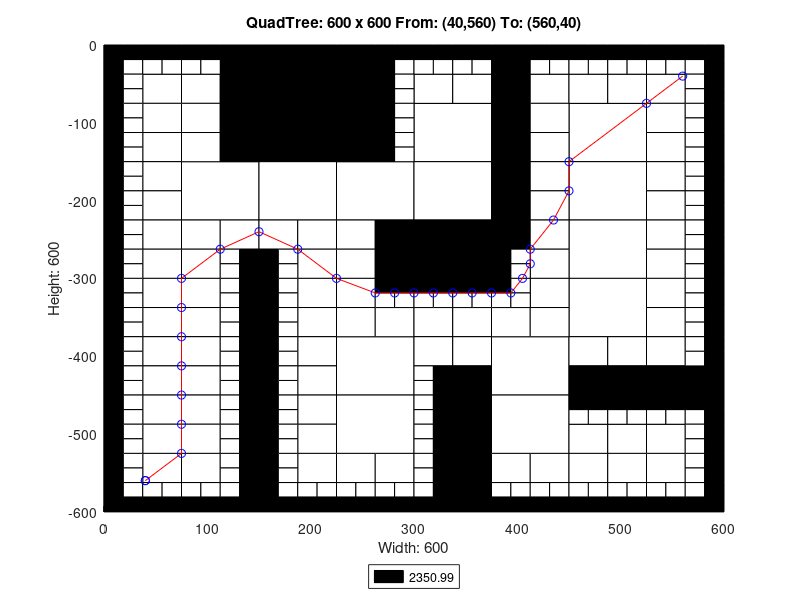

Source code (MATLAB):
axis([0 600 -600 0]);
title('QuadTree: 600 x 600 From: (40,560) To: (560,40)');
xlabel('Width: 600');
ylabel('Height: 600');
rectangle('Position',[150 -75 75 75], 'FaceColor',[0 0 0]);
rectangle('Position',[150 -150 75 75], 'FaceColor',[0 0 0]);
rectangle('Position',[75 -225 75 75], 'FaceColor',[1 1 1]);
rectangle('Position',[150 -225 75 75], 'FaceColor',[1 1 1]);
rectangle('Position',[225 -225 75 75], 'FaceColor',[1 1 1]);
rectangle('Position',[300 -150 75 75], 'FaceColor',[1 1 1]);
rectangle('Position',[450 -150 75 75], 'FaceColor',[1 1 1]);
rectangle('Position',[300 -225 75 75], 'FaceColor',[1 1 1]);
rectangle('Position',[300 -300 75 75], 'FaceColor',[0 0 0]);
rectangle('Position',[450 -225 75 75], 'FaceColor',[1 1 1]);
rectangle('Position',[450 -300 75 75], 'FaceColor',[1 1 1]);
rectangle('Position',[225 -450 75 75], 'FaceColor',[1 1 1]);
rectangle('Position',[225 -525 75 75], 'FaceColor',[1 1 1]);
rectangle('Position',[375 -450 75 75], 'FaceColor',[1 1 1]);
rectangle('Position',[450 -375 75 75], 'FaceColor',[1 1 1]);
rectangle('Position',[375 -525 75 75], 'FaceColor',[1 1 1]);
rectangle('Position',[37.5 -75 37.5 37.5], 'FaceColor',[1 1 1]);
rectangle('Position',[112.5 -37.5 37.5 37.5], 'FaceColor',[0 0 0]);
rectangle('Position',[75 -75 37.5 37.5], 'FaceColor',[1 1 1]);
rectangle('Position',[112.5 -75 37.5 37.5], 'FaceColor',[0 0 0]);
rectangle('Position',[37.5 -112.5 37.5 37.5], 'FaceColor',[1 1 1]);
rectangle('Position',[37.5 -150 37.5 37.5], 'FaceColor',[1 1 1]);
rectangle('Position',[75 -112.5 37.5 37.5], 'FaceColor',[1 1 1]);
rectangle('Position',[112.5 -112.5 37.5 37.5], 'FaceColor',[0 0 0]);
rectangle('Position',[75 -150 37.5 37.5], 'FaceColor',[1 1 1]);
rectangle('Position',[112.5 -150 37.5 37.5], 'FaceColor',[0 0 0]);
rectangle('Position',[225 -37.5 37.5 37.5], 'FaceColor',[0 0 0]);
rectangle('Position',[225 -75 37.5 37.5], 'FaceColor',[0 0 0]);
rectangle('Position',[225 -112.5 37.5 37.5], 'FaceColor',[0 0 0]);
rectangle('Position',[225 -150 37.5 37.5], 'FaceColor',[0 0 0]);
rectangle('Position',[37.5 -187.5 37.5 37.5], 'FaceColor',[1 1 1]);
rectangle('Position',[37.5 -225 37.5 37.5], 'FaceColor',[1 1 1]);
rectangle('Position',[37.5 -262.5 37.5 37.5], 'FaceColor',[1 1 1]);
rectangle('Position',[37.5 -300 37.5 37.5], 'FaceColor',[1 1 1]);
rectangle('Position',[75 -262.5 37.5 37.5], 'FaceColor',[1 1 1]);
rectangle('Position',[112.5 -262.5 37.5 37.5], 'FaceColor',[1 1 1]);
rectangle('Position',[75 -300 37.5 37.5], 'FaceColor',[1 1 1]);
rectangle('Position',[150 -262.5 37.5 37.5], 'FaceColor',[1 1 1]);
rectangle('Position',[187.5 -262.5 37.5 37.5], 'FaceColor',[1 1 1]);
rectangle('Position',[187.5 -300 37.5 37.5], 'FaceColor',[1 1 1]);
rectangle('Position',[225 -262.5 37.5 37.5], 'FaceColor',[1 1 1]);
rectangle('Position',[262.5 -262.5 37.5 37.5], 'FaceColor',[0 0 0]);
rectangle('Position',[225 -300 37.5 37.5], 'FaceColor',[1 1 1]);
rectangle('Position',[262.5 -300 37.5 37.5], 'FaceColor',[0 0 0]);
rectangle('Position',[300 -75 37.5 37.5], 'FaceColor',[1 1 1]);
rectangle('Position',[337.5 -75 37.5 37.5], 'FaceColor',[1 1 1]);
rectangle('Position',[375 -37.5 37.5 37.5], 'FaceColor',[0 0 0]);
rectangle('Position',[375 -75 37.5 37.5], 'FaceColor',[0 0 0]);
rectangle('Position',[412.5 -75 37.5 37.5], 'FaceColor',[1 1 1]);
rectangle('Position',[375 -112.5 37.5 37.5], 'FaceColor',[0 0 0]);
rectangle('Position',[412.5 -112.5 37.5 37.5], 'FaceColor',[1 1 1]);
rectangle('Position',[375 -150 37.5 37.5], 'FaceColor',[0 0 0]);
rectangle('Position',[412.5 -150 37.5 37.5], 'FaceColor',[1 1 1]);
rectangle('Position',[450 -75 37.5 37.5], 'FaceColor',[1 1 1]);
rectangle('Position',[487.5 -75 37.5 37.5], 'FaceColor',[1 1 1]);
rectangle('Position',[525 -75 37.5 37.5], 'FaceColor',[1 1 1]);
rectangle('Position',[525 -112.5 37.5 37.5], 'FaceColor',[1 1 1]);
rectangle('Position',[525 -150 37.5 37.5], 'FaceColor',[1 1 1]);
rectangle('Position',[375 -187.5 37.5 37.5], 'FaceColor',[0 0 0]);
rectangle('Position',[412.5 -187.5 37.5 37.5], 'FaceColor',[1 1 1]);
rectangle('Position',[375 -225 37.5 37.5], 'FaceColor',[0 0 0]);
rectangle('Position',[412.5 -225 37.5 37.5], 'FaceColor',[1 1 1]);
rectangle('Position',[375 -262.5 37.5 37.5], 'FaceColor',[0 0 0]);
rectangle('Position',[412.5 -262.5 37.5 37.5], 'FaceColor',[1 1 1]);
rectangle('Position',[412.5 -300 37.5 37.5], 'FaceColor',[1 1 1]);
rectangle('Position',[525 -187.5 37.5 37.5], 'FaceColor',[1 1 1]);
rectangle('Position',[525 -225 37.5 37.5], 'FaceColor',[1 1 1]);
rectangle('Position',[525 -262.5 37.5 37.5], 'FaceColor',[1 1 1]);
rectangle('Position',[525 -300 37.5 37.5], 'FaceColor',[1 1 1]);
rectangle('Position',[37.5 -337.5 37.5 37.5], 'FaceColor',[1 1 1]);
rectangle('Position',[37.5 -375 37.5 37.5], 'FaceColor',[1 1 1]);
rectangle('Position',[75 -337.5 37.5 37.5], 'FaceColor',[1 1 1]);
rectangle('Position',[75 -375 37.5 37.5], 'FaceColor',[1 1 1]);
rectangle('Position',[37.5 -412.5 37.5 37.5], 'FaceColor',[1 1 1]);
rectangle('Position',[37.5 -450 37.5 37.5], 'FaceColor',[1 1 1]);
rectangle('Position',[75 -412.5 37.5 37.5], 'FaceColor',[1 1 1]);
rectangle('Position',[75 -450 37.5 37.5], 'FaceColor',[1 1 1]);
rectangle('Position',[187.5 -337.5 37.5 37.5], 'FaceColor',[1 1 1]);
rectangle('Position',[187.5 -375 37.5 37.5], 'FaceColor',[1 1 1]);
rectangle('Position',[225 -337.5 37.5 37.5], 'FaceColor',[1 1 1]);
rectangle('Position',[225 -375 37.5 37.5], 'FaceColor',[1 1 1]);
rectangle('Position',[262.5 -375 37.5 37.5], 'FaceColor',[1 1 1]);
rectangle('Position',[187.5 -412.5 37.5 37.5], 'FaceColor',[1 1 1]);
rectangle('Position',[187.5 -450 37.5 37.5], 'FaceColor',[1 1 1]);
rectangle('Position',[37.5 -487.5 37.5 37.5], 'FaceColor',[1 1 1]);
rectangle('Position',[37.5 -525 37.5 37.5], 'FaceColor',[1 1 1]);
rectangle('Position',[75 -487.5 37.5 37.5], 'FaceColor',[1 1 1]);
rectangle('Position',[75 -525 37.5 37.5], 'FaceColor',[1 1 1]);
rectangle('Position',[37.5 -562.5 37.5 37.5], 'FaceColor',[1 1 1]);
rectangle('Position',[75 -562.5 37.5 37.5], 'FaceColor',[1 1 1]);
rectangle('Position',[187.5 -487.5 37.5 37.5], 'FaceColor',[1 1 1]);
rectangle('Position',[187.5 -525 37.5 37.5], 'FaceColor',[1 1 1]);
rectangle('Position',[187.5 -562.5 37.5 37.5], 'FaceColor',[1 1 1]);
rectangle('Position',[225 -562.5 37.5 37.5], 'FaceColor',[1 1 1]);
rectangle('Position',[262.5 -562.5 37.5 37.5], 'FaceColor',[1 1 1]);
rectangle('Position',[300 -375 37.5 37.5], 'FaceColor',[1 1 1]);
rectangle('Position',[337.5 -375 37.5 37.5], 'FaceColor',[1 1 1]);
rectangle('Position',[412.5 -337.5 37.5 37.5], 'FaceColor',[1 1 1]);
rectangle('Position',[375 -375 37.5 37.5], 'FaceColor',[1 1 1]);
rectangle('Position',[412.5 -375 37.5 37.5], 'FaceColor',[1 1 1]);
rectangle('Position',[300 -412.5 37.5 37.5], 'FaceColor',[1 1 1]);
rectangle('Position',[337.5 -412.5 37.5 37.5], 'FaceColor',[1 1 1]);
rectangle('Position',[337.5 -450 37.5 37.5], 'FaceColor',[0 0 0]);
rectangle('Position',[525 -337.5 37.5 37.5], 'FaceColor',[1 1 1]);
rectangle('Position',[525 -375 37.5 37.5], 'FaceColor',[1 1 1]);
rectangle('Position',[450 -412.5 37.5 37.5], 'FaceColor',[1 1 1]);
rectangle('Position',[487.5 -412.5 37.5 37.5], 'FaceColor',[1 1 1]);
rectangle('Position',[450 -450 37.5 37.5], 'FaceColor',[0 0 0]);
rectangle('Position',[487.5 -450 37.5 37.5], 'FaceColor',[0 0 0]);
rectangle('Position',[525 -412.5 37.5 37.5], 'FaceColor',[1 1 1]);
rectangle('Position',[525 -450 37.5 37.5], 'FaceColor',[0 0 0]);
rectangle('Position',[562.5 -450 37.5 37.5], 'FaceColor',[0 0 0]);
rectangle('Position',[337.5 -487.5 37.5 37.5], 'FaceColor',[0 0 0]);
rectangle('Position',[337.5 -525 37.5 37.5], 'FaceColor',[0 0 0]);
rectangle('Position',[337.5 -562.5 37.5 37.5], 'FaceColor',[0 0 0]);
rectangle('Position',[337.5 -600 37.5 37.5], 'FaceColor',[0 0 0]);
rectangle('Position',[375 -562.5 37.5 37.5], 'FaceColor',[1 1 1]);
rectangle('Position',[412.5 -562.5 37.5 37.5], 'FaceColor',[1 1 1]);
rectangle('Position',[450 -525 37.5 37.5], 'FaceColor',[1 1 1]);
rectangle('Position',[487.5 -525 37.5 37.5], 'FaceColor',[1 1 1]);
rectangle('Position',[525 -525 37.5 37.5], 'FaceColor',[1 1 1]);
rectangle('Position',[450 -562.5 37.5 37.5], 'FaceColor',[1 1 1]);
rectangle('Position',[487.5 -562.5 37.5 37.5], 'FaceColor',[1 1 1]);
rectangle('Position',[525 -562.5 37.5 37.5], 'FaceColor',[1 1 1]);
rectangle('Position',[0 -18.75 18.75 18.75], 'FaceColor',[0 0 0]);
rectangle('Position',[18.75 -18.75 18.75 18.75], 'FaceColor',[0 0 0]);
rectangle('Position',[0 -37.5 18.75 18.75], 'FaceColor',[0 0 0]);
rectangle('Position',[18.75 -37.5 18.75 18.75], 'FaceColor',[1 1 1]);
rectangle('Position',[37.5 -18.75 18.75 18.75], 'FaceColor',[0 0 0]);
rectangle('Position',[56.25 -18.75 18.75 18.75], 'FaceColor',[0 0 0]);
rectangle('Position',[37.5 -37.5 18.75 18.75], 'FaceColor',[1 1 1]);
rectangle('Position',[56.25 -37.5 18.75 18.75], 'FaceColor',[1 1 1]);
rectangle('Position',[0 -56.25 18.75 18.75], 'FaceColor',[0 0 0]);
rectangle('Position',[18.75 -56.25 18.75 18.75], 'FaceColor',[1 1 1]);
rectangle('Position',[0 -75 18.75 18.75], 'FaceColor',[0 0 0]);
rectangle('Position',[18.75 -75 18.75 18.75], 'FaceColor',[1 1 1]);
rectangle('Position',[75 -18.75 18.75 18.75], 'FaceColor',[0 0 0]);
rectangle('Position',[93.75 -18.75 18.75 18.75], 'FaceColor',[0 0 0]);
rectangle('Position',[75 -37.5 18.75 18.75], 'FaceColor',[1 1 1]);
rectangle('Position',[93.75 -37.5 18.75 18.75], 'FaceColor',[1 1 1]);
rectangle('Position',[0 -93.75 18.75 18.75], 'FaceColor',[0 0 0]);
rectangle('Position',[18.75 -93.75 18.75 18.75], 'FaceColor',[1 1 1]);
rectangle('Position',[0 -112.5 18.75 18.75], 'FaceColor',[0 0 0]);
rectangle('Position',[18.75 -112.5 18.75 18.75], 'FaceColor',[1 1 1]);
rectangle('Position',[0 -131.25 18.75 18.75], 'FaceColor',[0 0 0]);
rectangle('Position',[18.75 -131.25 18.75 18.75], 'FaceColor',[1 1 1]);
rectangle('Position',[0 -150 18.75 18.75], 'FaceColor',[0 0 0]);
rectangle('Position',[18.75 -150 18.75 18.75], 'FaceColor',[1 1 1]);
rectangle('Position',[262.5 -18.75 18.75 18.75], 'FaceColor',[0 0 0]);
rectangle('Position',[281.25 -18.75 18.75 18.75], 'FaceColor',[0 0 0]);
rectangle('Position',[262.5 -37.5 18.75 18.75], 'FaceColor',[0 0 0]);
rectangle('Position',[281.25 -37.5 18.75 18.75], 'FaceColor',[1 1 1]);
rectangle('Position',[262.5 -56.25 18.75 18.75], 'FaceColor',[0 0 0]);
rectangle('Position',[281.25 -56.25 18.75 18.75], 'FaceColor',[1 1 1]);
rectangle('Position',[262.5 -75 18.75 18.75], 'FaceColor',[0 0 0]);
rectangle('Position',[281.25 -75 18.75 18.75], 'FaceColor',[1 1 1]);
rectangle('Position',[262.5 -93.75 18.75 18.75], 'FaceColor',[0 0 0]);
rectangle('Position',[281.25 -93.75 18.75 18.75], 'FaceColor',[1 1 1]);
rectangle('Position',[262.5 -112.5 18.75 18.75], 'FaceColor',[0 0 0]);
rectangle('Position',[281.25 -112.5 18.75 18.75], 'FaceColor',[1 1 1]);
rectangle('Position',[262.5 -131.25 18.75 18.75], 'FaceColor',[0 0 0]);
rectangle('Position',[281.25 -131.25 18.75 18.75], 'FaceColor',[1 1 1]);
rectangle('Position',[262.5 -150 18.75 18.75], 'FaceColor',[0 0 0]);
rectangle('Position',[281.25 -150 18.75 18.75], 'FaceColor',[1 1 1]);
rectangle('Position',[0 -168.75 18.75 18.75], 'FaceColor',[0 0 0]);
rectangle('Position',[18.75 -168.75 18.75 18.75], 'FaceColor',[1 1 1]);
rectangle('Position',[0 -187.5 18.75 18.75], 'FaceColor',[0 0 0]);
rectangle('Position',[18.75 -187.5 18.75 18.75], 'FaceColor',[1 1 1]);
rectangle('Position',[0 -206.25 18.75 18.75], 'FaceColor',[0 0 0]);
rectangle('Position',[18.75 -206.25 18.75 18.75], 'FaceColor',[1 1 1]);
rectangle('Position',[0 -225 18.75 18.75], 'FaceColor',[0 0 0]);
rectangle('Position',[18.75 -225 18.75 18.75], 'FaceColor',[1 1 1]);
rectangle('Position',[0 -243.75 18.75 18.75], 'FaceColor',[0 0 0]);
rectangle('Position',[18.75 -243.75 18.75 18.75], 'FaceColor',[1 1 1]);
rectangle('Position',[0 -262.5 18.75 18.75], 'FaceColor',[0 0 0]);
rectangle('Position',[18.75 -262.5 18.75 18.75], 'FaceColor',[1 1 1]);
rectangle('Position',[0 -281.25 18.75 18.75], 'FaceColor',[0 0 0]);
rectangle('Position',[18.75 -281.25 18.75 18.75], 'FaceColor',[1 1 1]);
rectangle('Position',[0 -300 18.75 18.75], 'FaceColor',[0 0 0]);
rectangle('Position',[18.75 -300 18.75 18.75], 'FaceColor',[1 1 1]);
rectangle('Position',[112.5 -281.25 18.75 18.75], 'FaceColor',[1 1 1]);
rectangle('Position',[131.25 -281.25 18.75 18.75], 'FaceColor',[0 0 0]);
rectangle('Position',[112.5 -300 18.75 18.75], 'FaceColor',[1 1 1]);
rectangle('Position',[131.25 -300 18.75 18.75], 'FaceColor',[0 0 0]);
rectangle('Position',[150 -281.25 18.75 18.75], 'FaceColor',[0 0 0]);
rectangle('Position',[168.75 -281.25 18.75 18.75], 'FaceColor',[1 1 1]);
rectangle('Position',[150 -300 18.75 18.75], 'FaceColor',[0 0 0]);
rectangle('Position',[168.75 -300 18.75 18.75], 'FaceColor',[1 1 1]);
rectangle('Position',[300 -18.75 18.75 18.75], 'FaceColor',[0 0 0]);
rectangle('Position',[318.75 -18.75 18.75 18.75], 'FaceColor',[0 0 0]);
rectangle('Position',[300 -37.5 18.75 18.75], 'FaceColor',[1 1 1]);
rectangle('Position',[318.75 -37.5 18.75 18.75], 'FaceColor',[1 1 1]);
rectangle('Position',[337.5 -18.75 18.75 18.75], 'FaceColor',[0 0 0]);
rectangle('Position',[356.25 -18.75 18.75 18.75], 'FaceColor',[0 0 0]);
rectangle('Position',[337.5 -37.5 18.75 18.75], 'FaceColor',[1 1 1]);
rectangle('Position',[356.25 -37.5 18.75 18.75], 'FaceColor',[1 1 1]);
rectangle('Position',[412.5 -18.75 18.75 18.75], 'FaceColor',[0 0 0]);
rectangle('Position',[431.25 -18.75 18.75 18.75], 'FaceColor',[0 0 0]);
rectangle('Position',[412.5 -37.5 18.75 18.75], 'FaceColor',[1 1 1]);
rectangle('Position',[431.25 -37.5 18.75 18.75], 'FaceColor',[1 1 1]);
rectangle('Position',[450 -18.75 18.75 18.75], 'FaceColor',[0 0 0]);
rectangle('Position',[468.75 -18.75 18.75 18.75], 'FaceColor',[0 0 0]);
rectangle('Position',[450 -37.5 18.75 18.75], 'FaceColor',[1 1 1]);
rectangle('Position',[468.75 -37.5 18.75 18.75], 'FaceColor',[1 1 1]);
rectangle('Position',[487.5 -18.75 18.75 18.75], 'FaceColor',[0 0 0]);
rectangle('Position',[506.25 -18.75 18.75 18.75], 'FaceColor',[0 0 0]);
rectangle('Position',[487.5 -37.5 18.75 18.75], 'FaceColor',[1 1 1]);
rectangle('Position',[506.25 -37.5 18.75 18.75], 'FaceColor',[1 1 1]);
rectangle('Position',[525 -18.75 18.75 18.75], 'FaceColor',[0 0 0]);
rectangle('Position',[543.75 -18.75 18.75 18.75], 'FaceColor',[0 0 0]);
rectangle('Position',[525 -37.5 18.75 18.75], 'FaceColor',[1 1 1]);
rectangle('Position',[543.75 -37.5 18.75 18.75], 'FaceColor',[1 1 1]);
rectangle('Position',[562.5 -18.75 18.75 18.75], 'FaceColor',[0 0 0]);
rectangle('Position',[581.25 -18.75 18.75 18.75], 'FaceColor',[0 0 0]);
rectangle('Position',[562.5 -37.5 18.75 18.75], 'FaceColor',[1 1 1]);
rectangle('Position',[581.25 -37.5 18.75 18.75], 'FaceColor',[0 0 0]);
rectangle('Position',[562.5 -56.25 18.75 18.75], 'FaceColor',[1 1 1]);
rectangle('Position',[581.25 -56.25 18.75 18.75], 'FaceColor',[0 0 0]);
rectangle('Position',[562.5 -75 18.75 18.75], 'FaceColor',[1 1 1]);
rectangle('Position',[581.25 -75 18.75 18.75], 'FaceColor',[0 0 0]);
rectangle('Position',[562.5 -93.75 18.75 18.75], 'FaceColor',[1 1 1]);
rectangle('Position',[581.25 -93.75 18.75 18.75], 'FaceColor',[0 0 0]);
rectangle('Position',[562.5 -112.5 18.75 18.75], 'FaceColor',[1 1 1]);
rectangle('Position',[581.25 -112.5 18.75 18.75], 'FaceColor',[0 0 0]);
rectangle('Position',[562.5 -131.25 18.75 18.75], 'FaceColor',[1 1 1]);
rectangle('Position',[581.25 -131.25 18.75 18.75], 'FaceColor',[0 0 0]);
rectangle('Position',[562.5 -150 18.75 18.75], 'FaceColor',[1 1 1]);
rectangle('Position',[581.25 -150 18.75 18.75], 'FaceColor',[0 0 0]);
rectangle('Position',[375 -281.25 18.75 18.75], 'FaceColor',[0 0 0]);
rectangle('Position',[393.75 -281.25 18.75 18.75], 'FaceColor',[1 1 1]);
rectangle('Position',[375 -300 18.75 18.75], 'FaceColor',[0 0 0]);
rectangle('Position',[393.75 -300 18.75 18.75], 'FaceColor',[1 1 1]);
rectangle('Position',[562.5 -168.75 18.75 18.75], 'FaceColor',[1 1 1]);
rectangle('Position',[581.25 -168.75 18.75 18.75], 'FaceColor',[0 0 0]);
rectangle('Position',[562.5 -187.5 18.75 18.75], 'FaceColor',[1 1 1]);
rectangle('Position',[581.25 -187.5 18.75 18.75], 'FaceColor',[0 0 0]);
rectangle('Position',[562.5 -206.25 18.75 18.75], 'FaceColor',[1 1 1]);
rectangle('Position',[581.25 -206.25 18.75 18.75], 'FaceColor',[0 0 0]);
rectangle('Position',[562.5 -225 18.75 18.75], 'FaceColor',[1 1 1]);
rectangle('Position',[581.25 -225 18.75 18.75], 'FaceColor',[0 0 0]);
rectangle('Position',[562.5 -243.75 18.75 18.75], 'FaceColor',[1 1 1]);
rectangle('Position',[581.25 -243.75 18.75 18.75], 'FaceColor',[0 0 0]);
rectangle('Position',[562.5 -262.5 18.75 18.75], 'FaceColor',[1 1 1]);
rectangle('Position',[581.25 -262.5 18.75 18.75], 'FaceColor',[0 0 0]);
rectangle('Position',[562.5 -281.25 18.75 18.75], 'FaceColor',[1 1 1]);
rectangle('Position',[581.25 -281.25 18.75 18.75], 'FaceColor',[0 0 0]);
rectangle('Position',[562.5 -300 18.75 18.75], 'FaceColor',[1 1 1]);
rectangle('Position',[581.25 -300 18.75 18.75], 'FaceColor',[0 0 0]);
rectangle('Position',[0 -318.75 18.75 18.75], 'FaceColor',[0 0 0]);
rectangle('Position',[18.75 -318.75 18.75 18.75], 'FaceColor',[1 1 1]);
rectangle('Position',[0 -337.5 18.75 18.75], 'FaceColor',[0 0 0]);
rectangle('Position',[18.75 -337.5 18.75 18.75], 'FaceColor',[1 1 1]);
rectangle('Position',[0 -356.25 18.75 18.75], 'FaceColor',[0 0 0]);
rectangle('Position',[18.75 -356.25 18.75 18.75], 'FaceColor',[1 1 1]);
rectangle('Position',[0 -375 18.75 18.75], 'FaceColor',[0 0 0]);
rectangle('Position',[18.75 -375 18.75 18.75], 'FaceColor',[1 1 1]);
rectangle('Position',[112.5 -318.75 18.75 18.75], 'FaceColor',[1 1 1]);
rectangle('Position',[131.25 -318.75 18.75 18.75], 'FaceColor',[0 0 0]);
rectangle('Position',[112.5 -337.5 18.75 18.75], 'FaceColor',[1 1 1]);
rectangle('Position',[131.25 -337.5 18.75 18.75], 'FaceColor',[0 0 0]);
rectangle('Position',[112.5 -356.25 18.75 18.75], 'FaceColor',[1 1 1]);
rectangle('Position',[131.25 -356.25 18.75 18.75], 'FaceColor',[0 0 0]);
rectangle('Position',[112.5 -375 18.75 18.75], 'FaceColor',[1 1 1]);
rectangle('Position',[131.25 -375 18.75 18.75], 'FaceColor',[0 0 0]);
rectangle('Position',[0 -393.75 18.75 18.75], 'FaceColor',[0 0 0]);
rectangle('Position',[18.75 -393.75 18.75 18.75], 'FaceColor',[1 1 1]);
rectangle('Position',[0 -412.5 18.75 18.75], 'FaceColor',[0 0 0]);
rectangle('Position',[18.75 -412.5 18.75 18.75], 'FaceColor',[1 1 1]);
rectangle('Position',[0 -431.25 18.75 18.75], 'FaceColor',[0 0 0]);
rectangle('Position',[18.75 -431.25 18.75 18.75], 'FaceColor',[1 1 1]);
rectangle('Position',[0 -450 18.75 18.75], 'FaceColor',[0 0 0]);
rectangle('Position',[18.75 -450 18.75 18.75], 'FaceColor',[1 1 1]);
rectangle('Position',[112.5 -393.75 18.75 18.75], 'FaceColor',[1 1 1]);
rectangle('Position',[131.25 -393.75 18.75 18.75], 'FaceColor',[0 0 0]);
rectangle('Position',[112.5 -412.5 18.75 18.75], 'FaceColor',[1 1 1]);
rectangle('Position',[131.25 -412.5 18.75 18.75], 'FaceColor',[0 0 0]);
rectangle('Position',[112.5 -431.25 18.75 18.75], 'FaceColor',[1 1 1]);
rectangle('Position',[131.25 -431.25 18.75 18.75], 'FaceColor',[0 0 0]);
rectangle('Position',[112.5 -450 18.75 18.75], 'FaceColor',[1 1 1]);
rectangle('Position',[131.25 -450 18.75 18.75], 'FaceColor',[0 0 0]);
rectangle('Position',[150 -318.75 18.75 18.75], 'FaceColor',[0 0 0]);
rectangle('Position',[168.75 -318.75 18.75 18.75], 'FaceColor',[1 1 1]);
rectangle('Position',[150 -337.5 18.75 18.75], 'FaceColor',[0 0 0]);
rectangle('Position',[168.75 -337.5 18.75 18.75], 'FaceColor',[1 1 1]);
rectangle('Position',[150 -356.25 18.75 18.75], 'FaceColor',[0 0 0]);
rectangle('Position',[168.75 -356.25 18.75 18.75], 'FaceColor',[1 1 1]);
rectangle('Position',[150 -375 18.75 18.75], 'FaceColor',[0 0 0]);
rectangle('Position',[168.75 -375 18.75 18.75], 'FaceColor',[1 1 1]);
rectangle('Position',[262.5 -318.75 18.75 18.75], 'FaceColor',[0 0 0]);
rectangle('Position',[281.25 -318.75 18.75 18.75], 'FaceColor',[0 0 0]);
rectangle('Position',[262.5 -337.5 18.75 18.75], 'FaceColor',[1 1 1]);
rectangle('Position',[281.25 -337.5 18.75 18.75], 'FaceColor',[1 1 1]);
rectangle('Position',[150 -393.75 18.75 18.75], 'FaceColor',[0 0 0]);
rectangle('Position',[168.75 -393.75 18.75 18.75], 'FaceColor',[1 1 1]);
rectangle('Position',[150 -412.5 18.75 18.75], 'FaceColor',[0 0 0]);
rectangle('Position',[168.75 -412.5 18.75 18.75], 'FaceColor',[1 1 1]);
rectangle('Position',[150 -431.25 18.75 18.75], 'FaceColor',[0 0 0]);
rectangle('Position',[168.75 -431.25 18.75 18.75], 'FaceColor',[1 1 1]);
rectangle('Position',[150 -450 18.75 18.75], 'FaceColor',[0 0 0]);
rectangle('Position',[168.75 -450 18.75 18.75], 'FaceColor',[1 1 1]);
rectangle('Position',[0 -468.75 18.75 18.75], 'FaceColor',[0 0 0]);
rectangle('Position',[18.75 -468.75 18.75 18.75], 'FaceColor',[1 1 1]);
rectangle('Position',[0 -487.5 18.75 18.75], 'FaceColor',[0 0 0]);
rectangle('Position',[18.75 -487.5 18.75 18.75], 'FaceColor',[1 1 1]);
rectangle('Position',[0 -506.25 18.75 18.75], 'FaceColor',[0 0 0]);
rectangle('Position',[18.75 -506.25 18.75 18.75], 'FaceColor',[1 1 1]);
rectangle('Position',[0 -525 18.75 18.75], 'FaceColor',[0 0 0]);
rectangle('Position',[18.75 -525 18.75 18.75], 'FaceColor',[1 1 1]);
rectangle('Position',[112.5 -468.75 18.75 18.75], 'FaceColor',[1 1 1]);
rectangle('Position',[131.25 -468.75 18.75 18.75], 'FaceColor',[0 0 0]);
rectangle('Position',[112.5 -487.5 18.75 18.75], 'FaceColor',[1 1 1]);
rectangle('Position',[131.25 -487.5 18.75 18.75], 'FaceColor',[0 0 0]);
rectangle('Position',[112.5 -506.25 18.75 18.75], 'FaceColor',[1 1 1]);
rectangle('Position',[131.25 -506.25 18.75 18.75], 'FaceColor',[0 0 0]);
rectangle('Position',[112.5 -525 18.75 18.75], 'FaceColor',[1 1 1]);
rectangle('Position',[131.25 -525 18.75 18.75], 'FaceColor',[0 0 0]);
rectangle('Position',[0 -543.75 18.75 18.75], 'FaceColor',[0 0 0]);
rectangle('Position',[18.75 -543.75 18.75 18.75], 'FaceColor',[1 1 1]);
rectangle('Position',[0 -562.5 18.75 18.75], 'FaceColor',[0 0 0]);
rectangle('Position',[18.75 -562.5 18.75 18.75], 'FaceColor',[1 1 1]);
rectangle('Position',[0 -581.25 18.75 18.75], 'FaceColor',[0 0 0]);
rectangle('Position',[18.75 -581.25 18.75 18.75], 'FaceColor',[1 1 1]);
rectangle('Position',[0 -600 18.75 18.75], 'FaceColor',[0 0 0]);
rectangle('Position',[18.75 -600 18.75 18.75], 'FaceColor',[0 0 0]);
rectangle('Position',[37.5 -581.25 18.75 18.75], 'FaceColor',[1 1 1]);
rectangle('Position',[56.25 -581.25 18.75 18.75], 'FaceColor',[1 1 1]);
rectangle('Position',[37.5 -600 18.75 18.75], 'FaceColor',[0 0 0]);
rectangle('Position',[56.25 -600 18.75 18.75], 'FaceColor',[0 0 0]);
rectangle('Position',[112.5 -543.75 18.75 18.75], 'FaceColor',[1 1 1]);
rectangle('Position',[131.25 -543.75 18.75 18.75], 'FaceColor',[0 0 0]);
rectangle('Position',[112.5 -562.5 18.75 18.75], 'FaceColor',[1 1 1]);
rectangle('Position',[131.25 -562.5 18.75 18.75], 'FaceColor',[0 0 0]);
rectangle('Position',[75 -581.25 18.75 18.75], 'FaceColor',[1 1 1]);
rectangle('Position',[93.75 -581.25 18.75 18.75], 'FaceColor',[1 1 1]);
rectangle('Position',[75 -600 18.75 18.75], 'FaceColor',[0 0 0]);
rectangle('Position',[93.75 -600 18.75 18.75], 'FaceColor',[0 0 0]);
rectangle('Position',[112.5 -581.25 18.75 18.75], 'FaceColor',[1 1 1]);
rectangle('Position',[131.25 -581.25 18.75 18.75], 'FaceColor',[0 0 0]);
rectangle('Position',[112.5 -600 18.75 18.75], 'FaceColor',[0 0 0]);
rectangle('Position',[131.25 -600 18.75 18.75], 'FaceColor',[0 0 0]);
rectangle('Position',[150 -468.75 18.75 18.75], 'FaceColor',[0 0 0]);
rectangle('Position',[168.75 -468.75 18.75 18.75], 'FaceColor',[1 1 1]);
rectangle('Position',[150 -487.5 18.75 18.75], 'FaceColor',[0 0 0]);
rectangle('Position',[168.75 -487.5 18.75 18.75], 'FaceColor',[1 1 1]);
rectangle('Position',[150 -506.25 18.75 18.75], 'FaceColor',[0 0 0]);
rectangle('Position',[168.75 -506.25 18.75 18.75], 'FaceColor',[1 1 1]);
rectangle('Position',[150 -525 18.75 18.75], 'FaceColor',[0 0 0]);
rectangle('Position',[168.75 -525 18.75 18.75], 'FaceColor',[1 1 1]);
rectangle('Position',[150 -543.75 18.75 18.75], 'FaceColor',[0 0 0]);
rectangle('Position',[168.75 -543.75 18.75 18.75], 'FaceColor',[1 1 1]);
rectangle('Position',[150 -562.5 18.75 18.75], 'FaceColor',[0 0 0]);
rectangle('Position',[168.75 -562.5 18.75 18.75], 'FaceColor',[1 1 1]);
rectangle('Position',[150 -581.25 18.75 18.75], 'FaceColor',[0 0 0]);
rectangle('Position',[168.75 -581.25 18.75 18.75], 'FaceColor',[1 1 1]);
rectangle('Position',[150 -600 18.75 18.75], 'FaceColor',[0 0 0]);
rectangle('Position',[168.75 -600 18.75 18.75], 'FaceColor',[0 0 0]);
rectangle('Position',[187.5 -581.25 18.75 18.75], 'FaceColor',[1 1 1]);
rectangle('Position',[206.25 -581.25 18.75 18.75], 'FaceColor',[1 1 1]);
rectangle('Position',[187.5 -600 18.75 18.75], 'FaceColor',[0 0 0]);
rectangle('Position',[206.25 -600 18.75 18.75], 'FaceColor',[0 0 0]);
rectangle('Position',[225 -581.25 18.75 18.75], 'FaceColor',[1 1 1]);
rectangle('Position',[243.75 -581.25 18.75 18.75], 'FaceColor',[1 1 1]);
rectangle('Position',[225 -600 18.75 18.75], 'FaceColor',[0 0 0]);
rectangle('Position',[243.75 -600 18.75 18.75], 'FaceColor',[0 0 0]);
rectangle('Position',[262.5 -581.25 18.75 18.75], 'FaceColor',[1 1 1]);
rectangle('Position',[281.25 -581.25 18.75 18.75], 'FaceColor',[1 1 1]);
rectangle('Position',[262.5 -600 18.75 18.75], 'FaceColor',[0 0 0]);
rectangle('Position',[281.25 -600 18.75 18.75], 'FaceColor',[0 0 0]);
rectangle('Position',[300 -318.75 18.75 18.75], 'FaceColor',[0 0 0]);
rectangle('Position',[318.75 -318.75 18.75 18.75], 'FaceColor',[0 0 0]);
rectangle('Position',[300 -337.5 18.75 18.75], 'FaceColor',[1 1 1]);
rectangle('Position',[318.75 -337.5 18.75 18.75], 'FaceColor',[1 1 1]);
rectangle('Position',[337.5 -318.75 18.75 18.75], 'FaceColor',[0 0 0]);
rectangle('Position',[356.25 -318.75 18.75 18.75], 'FaceColor',[0 0 0]);
rectangle('Position',[337.5 -337.5 18.75 18.75], 'FaceColor',[1 1 1]);
rectangle('Position',[356.25 -337.5 18.75 18.75], 'FaceColor',[1 1 1]);
rectangle('Position',[375 -318.75 18.75 18.75], 'FaceColor',[0 0 0]);
rectangle('Position',[393.75 -318.75 18.75 18.75], 'FaceColor',[1 1 1]);
rectangle('Position',[375 -337.5 18.75 18.75], 'FaceColor',[1 1 1]);
rectangle('Position',[393.75 -337.5 18.75 18.75], 'FaceColor',[1 1 1]);
rectangle('Position',[300 -431.25 18.75 18.75], 'FaceColor',[1 1 1]);
rectangle('Position',[318.75 -431.25 18.75 18.75], 'FaceColor',[0 0 0]);
rectangle('Position',[300 -450 18.75 18.75], 'FaceColor',[1 1 1]);
rectangle('Position',[318.75 -450 18.75 18.75], 'FaceColor',[0 0 0]);
rectangle('Position',[562.5 -318.75 18.75 18.75], 'FaceColor',[1 1 1]);
rectangle('Position',[581.25 -318.75 18.75 18.75], 'FaceColor',[0 0 0]);
rectangle('Position',[562.5 -337.5 18.75 18.75], 'FaceColor',[1 1 1]);
rectangle('Position',[581.25 -337.5 18.75 18.75], 'FaceColor',[0 0 0]);
rectangle('Position',[562.5 -356.25 18.75 18.75], 'FaceColor',[1 1 1]);
rectangle('Position',[581.25 -356.25 18.75 18.75], 'FaceColor',[0 0 0]);
rectangle('Position',[562.5 -375 18.75 18.75], 'FaceColor',[1 1 1]);
rectangle('Position',[581.25 -375 18.75 18.75], 'FaceColor',[0 0 0]);
rectangle('Position',[562.5 -393.75 18.75 18.75], 'FaceColor',[1 1 1]);
rectangle('Position',[581.25 -393.75 18.75 18.75], 'FaceColor',[0 0 0]);
rectangle('Position',[562.5 -412.5 18.75 18.75], 'FaceColor',[1 1 1]);
rectangle('Position',[581.25 -412.5 18.75 18.75], 'FaceColor',[0 0 0]);
rectangle('Position',[300 -468.75 18.75 18.75], 'FaceColor',[1 1 1]);
rectangle('Position',[318.75 -468.75 18.75 18.75], 'FaceColor',[0 0 0]);
rectangle('Position',[300 -487.5 18.75 18.75], 'FaceColor',[1 1 1]);
rectangle('Position',[318.75 -487.5 18.75 18.75], 'FaceColor',[0 0 0]);
rectangle('Position',[300 -506.25 18.75 18.75], 'FaceColor',[1 1 1]);
rectangle('Position',[318.75 -506.25 18.75 18.75], 'FaceColor',[0 0 0]);
rectangle('Position',[300 -525 18.75 18.75], 'FaceColor',[1 1 1]);
rectangle('Position',[318.75 -525 18.75 18.75], 'FaceColor',[0 0 0]);
rectangle('Position',[300 -543.75 18.75 18.75], 'FaceColor',[1 1 1]);
rectangle('Position',[318.75 -543.75 18.75 18.75], 'FaceColor',[0 0 0]);
rectangle('Position',[300 -562.5 18.75 18.75], 'FaceColor',[1 1 1]);
rectangle('Position',[318.75 -562.5 18.75 18.75], 'FaceColor',[0 0 0]);
rectangle('Position',[300 -581.25 18.75 18.75], 'FaceColor',[1 1 1]);
rectangle('Position',[318.75 -581.25 18.75 18.75], 'FaceColor',[0 0 0]);
rectangle('Position',[300 -600 18.75 18.75], 'FaceColor',[0 0 0]);
rectangle('Position',[318.75 -600 18.75 18.75], 'FaceColor',[0 0 0]);
rectangle('Position',[375 -581.25 18.75 18.75], 'FaceColor',[1 1 1]);
rectangle('Position',[393.75 -581.25 18.75 18.75], 'FaceColor',[1 1 1]);
rectangle('Position',[375 -600 18.75 18.75], 'FaceColor',[0 0 0]);
rectangle('Position',[393.75 -600 18.75 18.75], 'FaceColor',[0 0 0]);
rectangle('Position',[412.5 -581.25 18.75 18.75], 'FaceColor',[1 1 1]);
rectangle('Position',[431.25 -581.25 18.75 18.75], 'FaceColor',[1 1 1]);
rectangle('Position',[412.5 -600 18.75 18.75], 'FaceColor',[0 0 0]);
rectangle('Position',[431.25 -600 18.75 18.75], 'FaceColor',[0 0 0]);
rectangle('Position',[450 -468.75 18.75 18.75], 'FaceColor',[0 0 0]);
rectangle('Position',[468.75 -468.75 18.75 18.75], 'FaceColor',[0 0 0]);
rectangle('Position',[450 -487.5 18.75 18.75], 'FaceColor',[1 1 1]);
rectangle('Position',[468.75 -487.5 18.75 18.75], 'FaceColor',[1 1 1]);
rectangle('Position',[487.5 -468.75 18.75 18.75], 'FaceColor',[0 0 0]);
rectangle('Position',[506.25 -468.75 18.75 18.75], 'FaceColor',[0 0 0]);
rectangle('Position',[487.5 -487.5 18.75 18.75], 'FaceColor',[1 1 1]);
rectangle('Position',[506.25 -487.5 18.75 18.75], 'FaceColor',[1 1 1]);
rectangle('Position',[525 -468.75 18.75 18.75], 'FaceColor',[0 0 0]);
rectangle('Position',[543.75 -468.75 18.75 18.75], 'FaceColor',[0 0 0]);
rectangle('Position',[525 -487.5 18.75 18.75], 'FaceColor',[1 1 1]);
rectangle('Position',[543.75 -487.5 18.75 18.75], 'FaceColor',[1 1 1]);
rectangle('Position',[562.5 -468.75 18.75 18.75], 'FaceColor',[0 0 0]);
rectangle('Position',[581.25 -468.75 18.75 18.75], 'FaceColor',[0 0 0]);
rectangle('Position',[562.5 -487.5 18.75 18.75], 'FaceColor',[1 1 1]);
rectangle('Position',[581.25 -487.5 18.75 18.75], 'FaceColor',[0 0 0]);
rectangle('Position',[562.5 -506.25 18.75 18.75], 'FaceColor',[1 1 1]);
rectangle('Position',[581.25 -506.25 18.75 18.75], 'FaceColor',[0 0 0]);
rectangle('Position',[562.5 -525 18.75 18.75], 'FaceColor',[1 1 1]);
rectangle('Position',[581.25 -525 18.75 18.75], 'FaceColor',[0 0 0]);
rectangle('Position',[450 -581.25 18.75 18.75], 'FaceColor',[1 1 1]);
rectangle('Position',[468.75 -581.25 18.75 18.75], 'FaceColor',[1 1 1]);
rectangle('Position',[450 -600 18.75 18.75], 'FaceColor',[0 0 0]);
rectangle('Position',[468.75 -600 18.75 18.75], 'FaceColor',[0 0 0]);
rectangle('Position',[487.5 -581.25 18.75 18.75], 'FaceColor',[1 1 1]);
rectangle('Position',[506.25 -581.25 18.75 18.75], 'FaceColor',[1 1 1]);
rectangle('Position',[487.5 -600 18.75 18.75], 'FaceColor',[0 0 0]);
rectangle('Position',[506.25 -600 18.75 18.75], 'FaceColor',[0 0 0]);
rectangle('Position',[562.5 -543.75 18.75 18.75], 'FaceColor',[1 1 1]);
rectangle('Position',[581.25 -543.75 18.75 18.75], 'FaceColor',[0 0 0]);
rectangle('Position',[562.5 -562.5 18.75 18.75], 'FaceColor',[1 1 1]);
rectangle('Position',[581.25 -562.5 18.75 18.75], 'FaceColor',[0 0 0]);
rectangle('Position',[525 -581.25 18.75 18.75], 'FaceColor',[1 1 1]);
rectangle('Position',[543.75 -581.25 18.75 18.75], 'FaceColor',[1 1 1]);
rectangle('Position',[525 -600 18.75 18.75], 'FaceColor',[0 0 0]);
rectangle('Position',[543.75 -600 18.75 18.75], 'FaceColor',[0 0 0]);
rectangle('Position',[562.5 -581.25 18.75 18.75], 'FaceColor',[1 1 1]);
rectangle('Position',[581.25 -581.25 18.75 18.75], 'FaceColor',[0 0 0]);
rectangle('Position',[562.5 -600 18.75 18.75], 'FaceColor',[0 0 0]);
rectangle('Position',[581.25 -600 18.75 18.75], 'FaceColor',[0 0 0]);
X=[560,525,450,450,435,412.5,412.5,405,393.75,375,356.25,337.5,318.75,300,281.25,262.5,225,187.5,150,112.5,75,75,75,75,75,75,75,40,40];
Y=[-40,-75,-150,-187.5,-225,-262.5,-281.25,-300,-318.75,-318.75,-318.75,-318.75,-318.75,-318.75,-318.75,-318.75,-300,-262.5,-240,-262.5,-300,-337.5,-375,-412.5,-450,-487.5,-525,-560,-560];
hold on;
plot(X,Y,'r');
plot(X,Y,'bo');
legend('2350.99','Location','southoutside');
